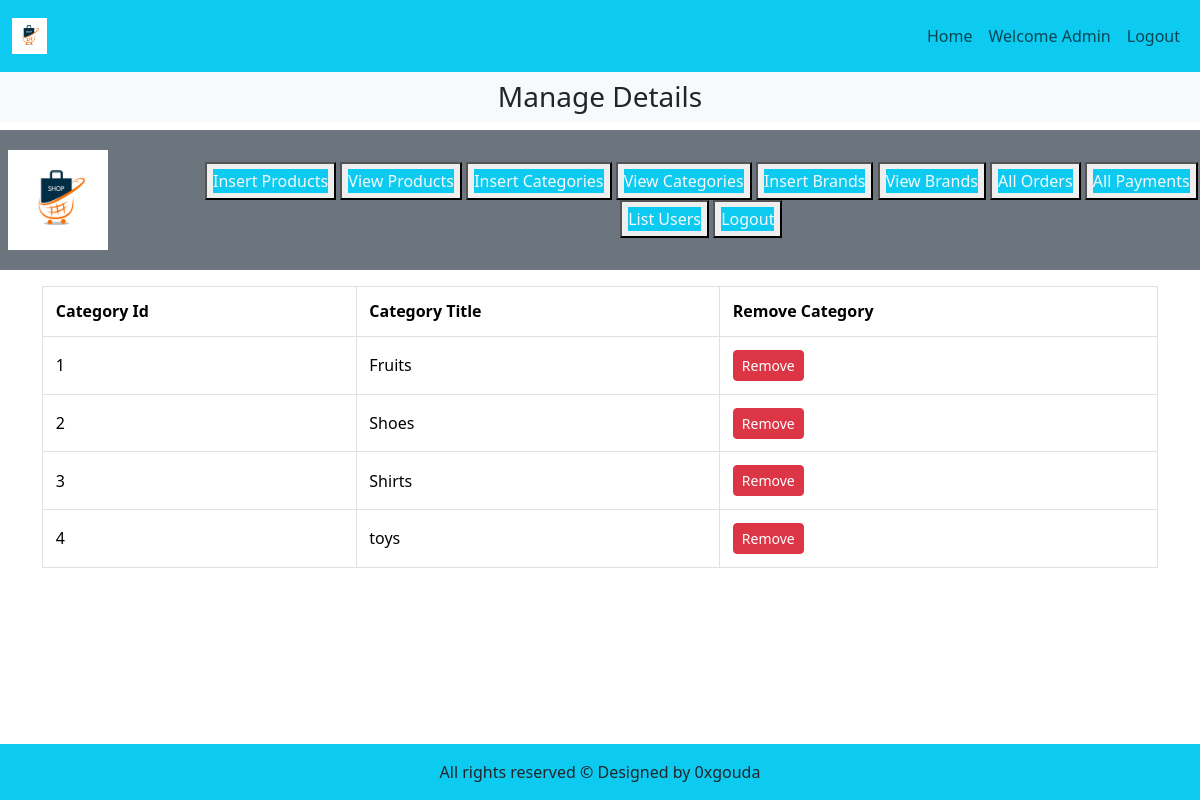
/admin_panel/index.php?view_categories (signed in), run on the app's committed database.
### tables this page shows
CREATE TABLE `categories` (
  `category_id` int(11) NOT NULL,
  `category_title` varchar(100) NOT NULL
);

### admin_panel/admin_functionalities.php (the view, shortened to what this page needs)
<?php
    function viewCategories() {
        if (isset($_GET['view_categories']) && isset($_SESSION['username']) && $_SESSION['username'] == 'admin') {
            global $conn;
            $select_query = 'SELECT * FROM `categories`';
            $result = mysqli_query($conn, $select_query);
            echo "<table class='table table-bordered cart-table'>
                <thead class='bg-info'>
                    <tr>
                        <th>Category Id</th>
                        <th>Category Title</th>
                        <th>Remove Category</th>
                    </tr>
                </thead>
                <tbody>";
            while ($row = mysqli_fetch_assoc($result)) {
                $id = $row['category_id'];
                $title = $row['category_title'];
                echo "<tr>
                        <td>$id</td>
                        <td>$title</td>
                        <td><a href='index.php?delete_category=$id' class='btn btn-sm btn-danger'>Remove</a></td>
                    </tr>";
            }
            echo "</tbody></table>";
        }
    }
?>

### style.css (style rules this page uses)
html, body { height: 100%; }
body { display: flex; flex-direction: column; }
.cart-table td, .cart-table th { vertical-align: middle; padding: 0.8rem; }

### data on the page
categories: category_id "1", category_title "Fruits"
categories: category_id "2", category_title "Shoes"
categories: category_id "3", category_title "Shirts"
categories: category_id "4", category_title "toys"
